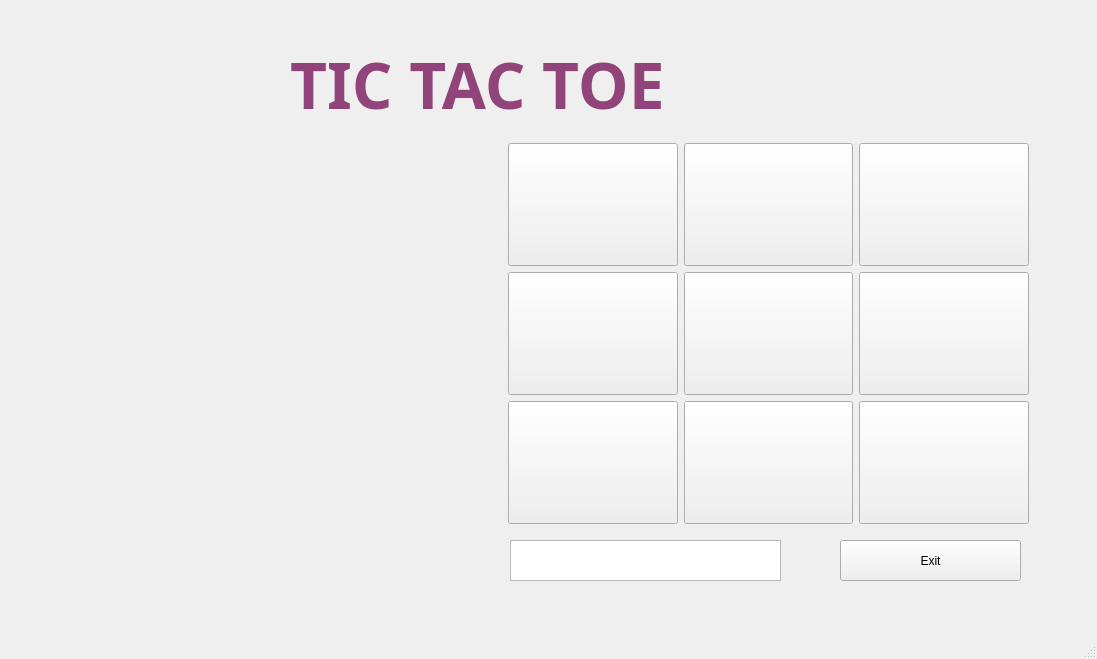
<?xml version="1.0" encoding="UTF-8"?>
<ui version="4.0">
 <class>twoplayers</class>
 <widget class="QMainWindow" name="twoplayers">
  <property name="geometry">
   <rect>
    <x>0</x>
    <y>0</y>
    <width>1097</width>
    <height>659</height>
   </rect>
  </property>
  <property name="windowTitle">
   <string>MainWindow</string>
  </property>
  <property name="styleSheet">
   <string notr="true">
background:brgb(0, 0, 0)

#gameSecreen{
 background-image: url(&quot;:/menu_back.jpg&quot;);
}</string>
  </property>
  <widget class="QWidget" name="centralwidget">
   <widget class="QFrame" name="frame">
    <property name="geometry">
     <rect>
      <x>-190</x>
      <y>-50</y>
      <width>1311</width>
      <height>691</height>
     </rect>
    </property>
    <property name="styleSheet">
     <string notr="true">#frame {
background-image:url(:/menu_back.jpg);}
</string>
    </property>
    <property name="frameShape">
     <enum>QFrame::StyledPanel</enum>
    </property>
    <property name="frameShadow">
     <enum>QFrame::Raised</enum>
    </property>
    <widget class="QWidget" name="gridLayoutWidget">
     <property name="geometry">
      <rect>
       <x>688</x>
       <y>183</y>
       <width>541</width>
       <height>401</height>
      </rect>
     </property>
     <layout class="QGridLayout" name="gridLayout" rowstretch="0,0,0,0">
      <property name="sizeConstraint">
       <enum>QLayout::SetMaximumSize</enum>
      </property>
      <property name="leftMargin">
       <number>10</number>
      </property>
      <property name="topMargin">
       <number>10</number>
      </property>
      <property name="rightMargin">
       <number>10</number>
      </property>
      <property name="bottomMargin">
       <number>10</number>
      </property>
      <item row="0" column="0">
       <widget class="QPushButton" name="button1">
        <property name="sizePolicy">
         <sizepolicy hsizetype="MinimumExpanding" vsizetype="MinimumExpanding">
          <horstretch>0</horstretch>
          <verstretch>0</verstretch>
         </sizepolicy>
        </property>
        <property name="styleSheet">
         <string notr="true">
#button1
{ 
background-image:  url(&quot;:/rose.jpeg&quot;);
color : white;

}</string>
        </property>
        <property name="text">
         <string/>
        </property>
        <property name="icon1" stdset="0">
         <iconset>
          <normaloff>:/R.jfif</normaloff>:/R.jfif</iconset>
        </property>
       </widget>
      </item>
      <item row="0" column="2">
       <widget class="QPushButton" name="button3">
        <property name="sizePolicy">
         <sizepolicy hsizetype="MinimumExpanding" vsizetype="MinimumExpanding">
          <horstretch>0</horstretch>
          <verstretch>0</verstretch>
         </sizepolicy>
        </property>
        <property name="styleSheet">
         <string notr="true">#button3

{ 
background-image:  url(&quot;:/rose.jpeg&quot;);
color : white;

}</string>
        </property>
        <property name="text">
         <string/>
        </property>
       </widget>
      </item>
      <item row="0" column="1">
       <widget class="QPushButton" name="button2">
        <property name="sizePolicy">
         <sizepolicy hsizetype="MinimumExpanding" vsizetype="MinimumExpanding">
          <horstretch>0</horstretch>
          <verstretch>0</verstretch>
         </sizepolicy>
        </property>
        <property name="styleSheet">
         <string notr="true">#button2

{ 
background-image:  url(&quot;:/rose.jpeg&quot;);
color : white;

}</string>
        </property>
        <property name="text">
         <string/>
        </property>
       </widget>
      </item>
      <item row="3" column="1">
       <widget class="QPushButton" name="button8">
        <property name="sizePolicy">
         <sizepolicy hsizetype="MinimumExpanding" vsizetype="MinimumExpanding">
          <horstretch>0</horstretch>
          <verstretch>0</verstretch>
         </sizepolicy>
        </property>
        <property name="styleSheet">
         <string notr="true">#button8

{ 
background-image:  url(&quot;:/rose.jpeg&quot;);
color : white;

}</string>
        </property>
        <property name="text">
         <string/>
        </property>
       </widget>
      </item>
      <item row="3" column="2">
       <widget class="QPushButton" name="button9">
        <property name="sizePolicy">
         <sizepolicy hsizetype="MinimumExpanding" vsizetype="MinimumExpanding">
          <horstretch>0</horstretch>
          <verstretch>0</verstretch>
         </sizepolicy>
        </property>
        <property name="styleSheet">
         <string notr="true">#button9

{ 
background-image:  url(&quot;:/rose.jpeg&quot;);
color : white;

}</string>
        </property>
        <property name="text">
         <string/>
        </property>
       </widget>
      </item>
      <item row="3" column="0">
       <widget class="QPushButton" name="button7">
        <property name="sizePolicy">
         <sizepolicy hsizetype="MinimumExpanding" vsizetype="MinimumExpanding">
          <horstretch>0</horstretch>
          <verstretch>0</verstretch>
         </sizepolicy>
        </property>
        <property name="styleSheet">
         <string notr="true">#button7
{ 
background-image:  url(&quot;:/rose.jpeg&quot;);
color : white;

}</string>
        </property>
        <property name="text">
         <string/>
        </property>
       </widget>
      </item>
      <item row="2" column="2">
       <widget class="QPushButton" name="button6">
        <property name="sizePolicy">
         <sizepolicy hsizetype="MinimumExpanding" vsizetype="MinimumExpanding">
          <horstretch>0</horstretch>
          <verstretch>0</verstretch>
         </sizepolicy>
        </property>
        <property name="styleSheet">
         <string notr="true">#button6
{ 
background-image:  url(&quot;:/rose.jpeg&quot;);
color : white;

}</string>
        </property>
        <property name="text">
         <string/>
        </property>
       </widget>
      </item>
      <item row="2" column="1">
       <widget class="QPushButton" name="button5">
        <property name="sizePolicy">
         <sizepolicy hsizetype="MinimumExpanding" vsizetype="MinimumExpanding">
          <horstretch>0</horstretch>
          <verstretch>0</verstretch>
         </sizepolicy>
        </property>
        <property name="styleSheet">
         <string notr="true">#button5
{ 
background-image:  url(&quot;:/rose.jpeg&quot;);
color : white;

}</string>
        </property>
        <property name="text">
         <string/>
        </property>
       </widget>
      </item>
      <item row="2" column="0">
       <widget class="QPushButton" name="button4">
        <property name="sizePolicy">
         <sizepolicy hsizetype="MinimumExpanding" vsizetype="MinimumExpanding">
          <horstretch>0</horstretch>
          <verstretch>0</verstretch>
         </sizepolicy>
        </property>
        <property name="styleSheet">
         <string notr="true">#button4
{ 
background-image:  url(&quot;:/rose.jpeg&quot;);
color : white;

}</string>
        </property>
        <property name="text">
         <string/>
        </property>
       </widget>
      </item>
     </layout>
    </widget>
    <widget class="QTextEdit" name="textEdit">
     <property name="geometry">
      <rect>
       <x>700</x>
       <y>590</y>
       <width>271</width>
       <height>41</height>
      </rect>
     </property>
    </widget>
    <widget class="QPushButton" name="pushButton">
     <property name="geometry">
      <rect>
       <x>1030</x>
       <y>590</y>
       <width>181</width>
       <height>41</height>
      </rect>
     </property>
     <property name="styleSheet">
      <string notr="true">#pushButton {
background-color :qconicalgradient(cx:0, cy:0, angle:135, stop:0 rgba(221, 0, 255, 69), stop:0.363636 rgba(229, 169, 255, 130), stop:0.375 rgba(186, 0, 255, 69), stop:0.423533 rgba(233, 119, 255, 145), stop:0.45 rgba(255, 121, 250, 208), stop:0.477581 rgba(255, 71, 241, 130), stop:0.518717 rgba(250, 71, 255, 130), stop:0.55 rgba(255, 87, 214, 255), stop:0.57754 rgba(239, 0, 255, 130), stop:0.625 rgba(255, 86, 237, 69), stop:1 rgba(255, 255, 0, 69))}</string>
     </property>
     <property name="text">
      <string>Exit</string>
     </property>
    </widget>
    <widget class="QLabel" name="label">
     <property name="geometry">
      <rect>
       <x>480</x>
       <y>70</y>
       <width>751</width>
       <height>129</height>
      </rect>
     </property>
     <property name="font">
      <font>
       <family>Viner Hand ITC</family>
       <pointsize>48</pointsize>
      </font>
     </property>
     <property name="styleSheet">
      <string notr="true">#label{

font-color : rgb(176, 0, 176)}</string>
     </property>
     <property name="text">
      <string>&lt;html&gt;&lt;head/&gt;&lt;body&gt;&lt;p&gt;&lt;span style=&quot; font-weight:600; color:#914479;&quot;&gt;TIC TAC TOE &lt;/span&gt;&lt;/p&gt;&lt;/body&gt;&lt;/html&gt;</string>
     </property>
    </widget>
   </widget>
  </widget>
  <widget class="QMenuBar" name="menubar">
   <property name="geometry">
    <rect>
     <x>0</x>
     <y>0</y>
     <width>1097</width>
     <height>25</height>
    </rect>
   </property>
  </widget>
  <widget class="QStatusBar" name="statusbar"/>
 </widget>
 <resources/>
 <connections/>
</ui>
